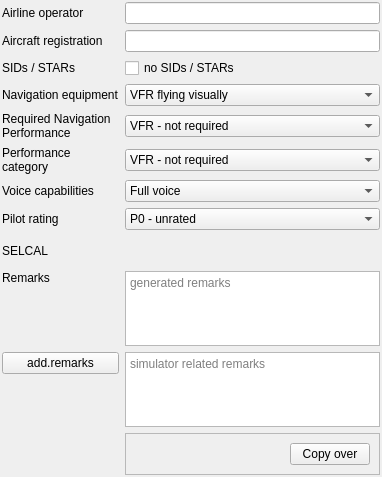
      <widget class="QWidget" name="qw_RemarksGenerator">
       <property name="geometry">
        <rect>
         <x>0</x>
         <y>0</y>
         <width>382</width>
         <height>477</height>
        </rect>
       </property>
       <layout class="QVBoxLayout" name="vl_RemarksGeneratorScroll">
        <property name="spacing">
         <number>0</number>
        </property>
        <property name="leftMargin">
         <number>0</number>
        </property>
        <property name="topMargin">
         <number>0</number>
        </property>
        <property name="rightMargin">
         <number>0</number>
        </property>
        <property name="bottomMargin">
         <number>0</number>
        </property>
        <item>
         <layout class="QGridLayout" name="gl_RemarksGenerator">
          <property name="leftMargin">
           <number>2</number>
          </property>
          <property name="topMargin">
           <number>2</number>
          </property>
          <property name="rightMargin">
           <number>2</number>
          </property>
          <property name="bottomMargin">
           <number>2</number>
          </property>
          <property name="spacing">
           <number>6</number>
          </property>
          <item row="6" column="1">
           <widget class="QComboBox" name="cb_VoiceCapabilities">
            <item>
             <property name="text">
              <string>Full voice</string>
             </property>
            </item>
            <item>
             <property name="text">
              <string>Text only</string>
             </property>
            </item>
            <item>
             <property name="text">
              <string>Receive voice</string>
             </property>
            </item>
           </widget>
          </item>
          <item row="1" column="0">
           <widget class="QLabel" name="lbl_AircraftRegistration">
            <property name="text">
             <string>Aircraft registration</string>
            </property>
            <property name="wordWrap">
             <bool>false</bool>
            </property>
           </widget>
          </item>
          <item row="9" column="0">
           <widget class="QLabel" name="lbl_RemarksGenerated">
            <property name="text">
             <string>Remarks</string>
            </property>
            <property name="alignment">
             <set>Qt::AlignLeading|Qt::AlignLeft|Qt::AlignTop</set>
            </property>
           </widget>
          </item>
          <item row="5" column="1">
           <widget class="QComboBox" name="cb_PerformanceCategory">
            <property name="toolTip">
             <string>Final Approach Speed</string>
            </property>
            <item>
             <property name="text">
              <string>VFR - not required</string>
             </property>
            </item>
            <item>
             <property name="text">
              <string>A: below 91kts</string>
             </property>
            </item>
            <item>
             <property name="text">
              <string>B: 91-120kts</string>
             </property>
            </item>
            <item>
             <property name="text">
              <string>C: 121-140kts</string>
             </property>
            </item>
            <item>
             <property name="text">
              <string>D: 141-165kts</string>
             </property>
            </item>
            <item>
             <property name="text">
              <string>E: 166-210kts</string>
             </property>
            </item>
           </widget>
          </item>
          <item row="3" column="0">
           <widget class="QLabel" name="lbl_NavigationEquipment">
            <property name="text">
             <string>Navigation equipment</string>
            </property>
            <property name="wordWrap">
             <bool>true</bool>
            </property>
           </widget>
          </item>
          <item row="2" column="0">
           <widget class="QLabel" name="lbl_SidsStars">
            <property name="text">
             <string>SIDs / STARs</string>
            </property>
           </widget>
          </item>
          <item row="8" column="0">
           <widget class="QLabel" name="lbl_Selcal">
            <property name="text">
             <string>SELCAL</string>
            </property>
           </widget>
          </item>
          <item row="0" column="1">
           <widget class="QLineEdit" name="le_AirlineOperator"/>
          </item>
          <item row="2" column="1">
           <widget class="QCheckBox" name="cb_NoSidsStarts">
            <property name="text">
             <string>no SIDs / STARs</string>
            </property>
           </widget>
          </item>
          <item row="7" column="1">
           <widget class="QComboBox" name="cb_PilotRating">
            <item>
             <property name="text">
              <string>P0 - unrated</string>
             </property>
            </item>
            <item>
             <property name="text">
              <string>P1</string>
             </property>
            </item>
            <item>
             <property name="text">
              <string>P2</string>
             </property>
            </item>
            <item>
             <property name="text">
              <string>P3</string>
             </property>
            </item>
            <item>
             <property name="text">
              <string>P4</string>
             </property>
            </item>
            <item>
             <property name="text">
              <string>P5</string>
             </property>
            </item>
           </widget>
          </item>
          <item row="9" column="1">
           <widget class="QPlainTextEdit" name="pte_RemarksGenerated">
            <property name="maximumSize">
             <size>
              <width>16777215</width>
              <height>75</height>
             </size>
            </property>
            <property name="readOnly">
             <bool>true</bool>
            </property>
            <property name="placeholderText">
             <string>generated remarks</string>
            </property>
           </widget>
          </item>
          <item row="11" column="1">
           <widget class="QPlainTextEdit" name="pte_AdditionalRemarks">
            <property name="maximumSize">
             <size>
              <width>16777215</width>
              <height>75</height>
             </size>
            </property>
            <property name="placeholderText">
             <string>simulator related remarks</string>
            </property>
           </widget>
          </item>
          <item row="0" column="0">
           <widget class="QLabel" name="lbl_AirlineOperator">
            <property name="text">
             <string>Airline operator</string>
            </property>
            <property name="wordWrap">
             <bool>true</bool>
            </property>
           </widget>
          </item>
          <item row="5" column="0">
           <widget class="QLabel" name="lbl_PerformanceCategory">
            <property name="text">
             <string>Performance category</string>
            </property>
            <property name="wordWrap">
             <bool>true</bool>
            </property>
           </widget>
          </item>
          <item row="13" column="1">
           <widget class="QFrame" name="fr_Buttons">
            <property name="frameShape">
             <enum>QFrame::StyledPanel</enum>
            </property>
            <property name="frameShadow">
             <enum>QFrame::Raised</enum>
            </property>
            <layout class="QGridLayout" name="gridLayout_2">
             <item row="0" column="1" alignment="Qt::AlignRight">
              <widget class="QPushButton" name="pb_CopyOver">
               <property name="text">
                <string>Copy over</string>
               </property>
              </widget>
             </item>
            </layout>
           </widget>
          </item>
          <item row="4" column="1">
           <widget class="QComboBox" name="cb_RequiredNavigationPerformance">
            <item>
             <property name="text">
              <string>VFR - not required</string>
             </property>
            </item>
            <item>
             <property name="text">
              <string>10 miles radius</string>
             </property>
            </item>
            <item>
             <property name="text">
              <string>4 miles radius</string>
             </property>
            </item>
           </widget>
          </item>
          <item row="1" column="1">
           <widget class="QLineEdit" name="le_AircraftRegistration"/>
          </item>
          <item row="4" column="0">
           <widget class="QLabel" name="lbl_RequiredNavigationPerformance">
            <property name="text">
             <string>Required Navigation Performance</string>
            </property>
            <property name="wordWrap">
             <bool>true</bool>
            </property>
           </widget>
          </item>
          <item row="7" column="0">
           <widget class="QLabel" name="lbl_PilotRating">
            <property name="text">
             <string>Pilot rating</string>
            </property>
           </widget>
          </item>
          <item row="8" column="1">
           <widget class="BlackGui::Components::CSelcalCodeSelector" name="frp_SelcalCode"/>
          </item>
          <item row="6" column="0">
           <widget class="QLabel" name="lbl_VoiceCapabilities">
            <property name="text">
             <string>Voice capabilities</string>
            </property>
            <property name="wordWrap">
             <bool>true</bool>
            </property>
           </widget>
          </item>
          <item row="3" column="1">
           <widget class="QComboBox" name="cb_NavigationEquipment">
            <property name="toolTip">
             <string>How will you be navigating?</string>
            </property>
            <item>
             <property name="text">
              <string>VFR flying visually</string>
             </property>
            </item>
            <item>
             <property name="text">
              <string>Direct VORs and NDBs</string>
             </property>
            </item>
            <item>
             <property name="text">
              <string>Default GPS</string>
             </property>
            </item>
            <item>
             <property name="text">
              <string>GPS or FMC capable of SIDs/STARs</string>
             </property>
            </item>
            <item>
             <property name="text">
              <string>GPS oceanic certified</string>
             </property>
            </item>
           </widget>
          </item>
          <item row="11" column="0" alignment="Qt::AlignTop">
           <widget class="QPushButton" name="pb_AddRemarks">
            <property name="text">
             <string>add.remarks</string>
            </property>
           </widget>
          </item>
         </layout>
        </item>
       </layout>
      </widget>
